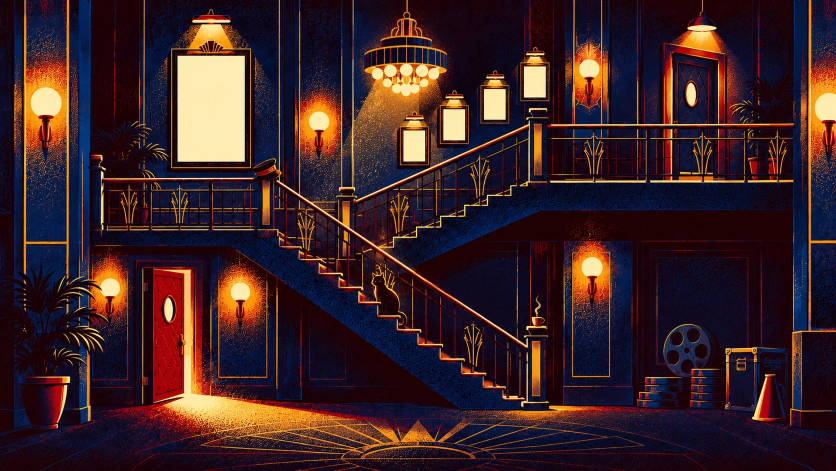
#> input picture assets/backstairs/src/stairs.webp, 1672 x 941 px (shown at 1/2 size)
$ python build_backstairs.py
#> lines starting #> are read from the running program, lines starting #| are printed output that depends on the picture; after the words box and inside, x2 and y2 are one past the last pixel; in counts of white or black regions, pixels touching at a corner belong together
"""Build the staircase between the cinema and the gallery (assets/backstairs/src/stairs.webp).

    python tools/build_backstairs.py

Writes
  assets/scenes/backstairs.webp  the painting, as is
  assets/backstairs/rails.png    everything that stands between him and the viewer once he is on the
                                 stairs: both flights' handrails and balusters, the landings' balustrades
                                 and the newel posts
and prints the blank frames' boxes for js/main.js.
"""
from pathlib import Path
import numpy as np
from PIL import Image
from scipy import ndimage as nd

ROOT = Path(__file__).resolve().parent.parent
a = np.array(Image.open(ROOT / "assets/backstairs/src/stairs.webp").convert("RGB"))
#> a is the input picture: shape (941, 1672, 3); mean R, G, B 59.4, 34.9, 38.2
H, W = a.shape[:2]
#> H = 941; W = 1672
r, g, b = [a[..., i].astype(int) for i in range(3)]
yy, xx = np.mgrid[0:H, 0:W]
metal = (r > 125) & (r - b > 60)                      # brass, lit warm
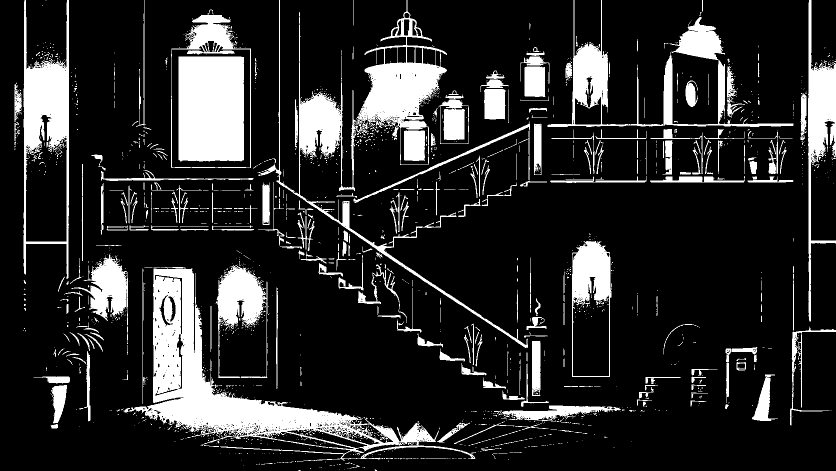
#> metal: shape (941, 1672) bool (shown at 1/2 size); 17% white; 1753 white regions (1411 under 20 px), largest, box (x1, y1, x2, y2) and area: (247, 537, 952, 922) 51292, (517, 0, 1056, 696) 34864, (357, 113, 488, 323) 27347
box = lambda x0, y0, x1, y1: (xx >= x0) & (xx < x1) & (yy >= y0) & (yy < y1)

# handrails: y of the rail's top edge along each flight, and of the steps' noses below it
RAIL1 = lambda x: 360 + 0.67 * (x - 550)              # lower flight (it climbs to the left), x 550..1050
NOSE1 = lambda x: 462 + 0.746 * (x - 550)
RAIL2 = lambda x: 405 - 0.443 * (x - 705)             # upper flight, x 705..1057
NOSE2 = lambda x: 495 - 0.43 * (x - 745)

mask = np.zeros((H, W), bool)
# lower flight: the handrail and everything brass between it and the steps (balusters, the fan panels)
f1 = (xx >= 552) & (xx <= 1050)
mask |= f1 & metal & (yy >= RAIL1(xx) - 8) & (yy < NOSE1(xx) - 16)
#> mask: shape (941, 1672) bool; 0.48% white; 97 white regions (55 under 20 px), largest, box (x1, y1, x2, y2) and area: (553, 358, 1051, 696) 3183, (743, 529, 814, 643) 749, (595, 432, 629, 497) 475
mask &= ~box(736, 538, 808, 652)                      # ...but not the cat sitting on the steps
#> mask: shape (941, 1672) bool; 0.43% white; 94 white regions (52 under 20 px), largest, box (x1, y1, x2, y2) and area: (553, 358, 1051, 696) 3183, (595, 432, 629, 497) 475, (942, 647, 948, 730) 180
# upper flight
f2 = (xx >= 706) & (xx <= 1058)
#> f2: shape (941, 1672) bool; 21.1% white; 1 white region, box (x1, y1, x2, y2) and area: (706, 0, 1059, 941) 332173
mask |= f2 & metal & (yy >= RAIL2(xx) - 8) & (yy < NOSE2(xx) - 6)
#> mask: shape (941, 1672) bool; 0.69% white; 142 white regions (78 under 20 px), largest, box (x1, y1, x2, y2) and area: (553, 358, 1051, 696) 3184, (707, 243, 1059, 406) 2090, (595, 432, 629, 497) 475
# middle landing balustrade, top landing balustrade (the door behind it is lit warm too: there only the rails count)
# (below the handrail only brass counts, so the red door and the plant pots behind stay behind)
brass = metal & (g > 95)
#> brass: shape (941, 1672) bool; 11.5% white; 2429 white regions (2139 under 20 px), largest, box (x1, y1, x2, y2) and area: (357, 113, 488, 323) 27347, (306, 539, 921, 918) 24250, (48, 0, 138, 558) 13444
mask |= box(206, 346, 528, 362) & metal | box(206, 362, 528, 462) & brass
#> mask: shape (941, 1672) bool; 0.93% white; 210 white regions (115 under 20 px), largest, box (x1, y1, x2, y2) and area: (553, 358, 1051, 696) 3184, (707, 243, 1059, 406) 2090, (206, 346, 508, 362) 1043
top = box(1096, 244, 1590, 260) & metal | box(1096, 260, 1590, 364) & brass
#> top: shape (941, 1672) bool; 0.45% white; 64 white regions (29 under 20 px), largest, box (x1, y1, x2, y2) and area: (1096, 244, 1587, 254) 2167, (1301, 258, 1405, 348) 444, (1300, 353, 1404, 364) 431
top &= ~box(1322, 260, 1458, 364) | box(0, 272, W, 280) | box(0, 352, W, 364)
#> top: shape (941, 1672) bool; 0.39% white; 55 white regions (26 under 20 px), largest, box (x1, y1, x2, y2) and area: (1096, 244, 1587, 254) 2167, (1300, 353, 1404, 364) 431, (1408, 352, 1490, 364) 392
mask |= top
#> mask: shape (941, 1672) bool; 1.3% white; 265 white regions (141 under 20 px), largest, box (x1, y1, x2, y2) and area: (553, 358, 1051, 696) 3184, (1096, 244, 1587, 254) 2167, (707, 243, 1059, 406) 2090
mask = nd.binary_closing(mask, iterations=1)
#> mask: shape (941, 1672) bool; 1.4% white; 232 white regions (125 under 20 px), largest, box (x1, y1, x2, y2) and area: (553, 358, 1051, 696) 3311, (1096, 244, 1587, 254) 2185, (707, 243, 1059, 406) 2098
lab, n = nd.label(mask)                               # drop specks (lamp glow on the wall)
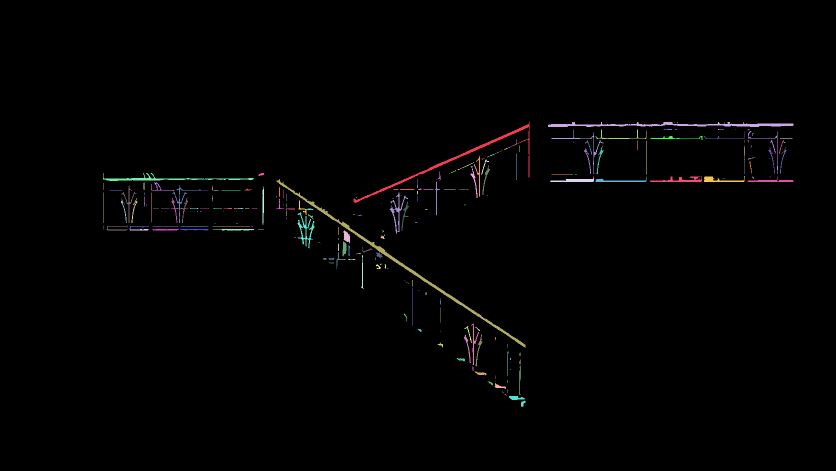
#> lab: shape (941, 1672) int32 (shown at 1/2 size); 295 distinct labels, from 0 to 294; one colour per label, 0 black
#> n = 294
size = nd.sum(mask, lab, range(1, n + 1))
#> size = 294 values, max 3228 at index 91, min 1 at index 2, mean 73.02
mask = np.isin(lab, [i + 1 for i in range(n) if size[i] >= 30])
#> mask: shape (941, 1672) bool; 1.3% white; 84 white regions, largest, box (x1, y1, x2, y2) and area: (553, 358, 1051, 696) 3309, (1096, 244, 1587, 254) 2185, (707, 243, 1059, 406) 2096
# newel posts are solid: bottom of the lower flight (with the coffee cup), its top (with the cap),
# the foot of the upper flight, its top, and the middle landing's far end
for x0, y0, x1, y1 in ((1046, 640, 1094, 818), (526, 318, 556, 470), (676, 372, 708, 512), (1056, 213, 1096, 364), (180, 300, 208, 468)):
    mask |= box(x0, y0, x1, y1)
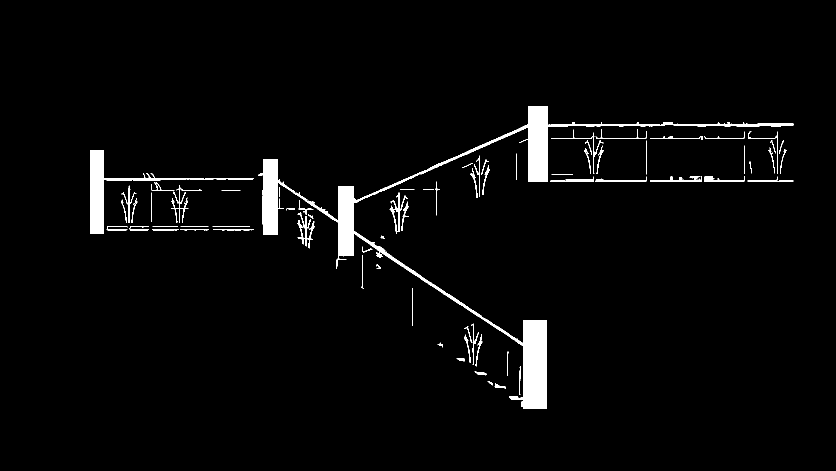
#> mask: shape (941, 1672) bool (shown at 1/2 size); 3% white; 72 white regions, largest, box (x1, y1, x2, y2) and area: (517, 213, 1587, 818) 31164, (180, 300, 508, 468) 5741, (595, 425, 629, 497) 635
mask |= box(508, 318, 568, 352) & (r + g + b > 60)    # the cap's peak
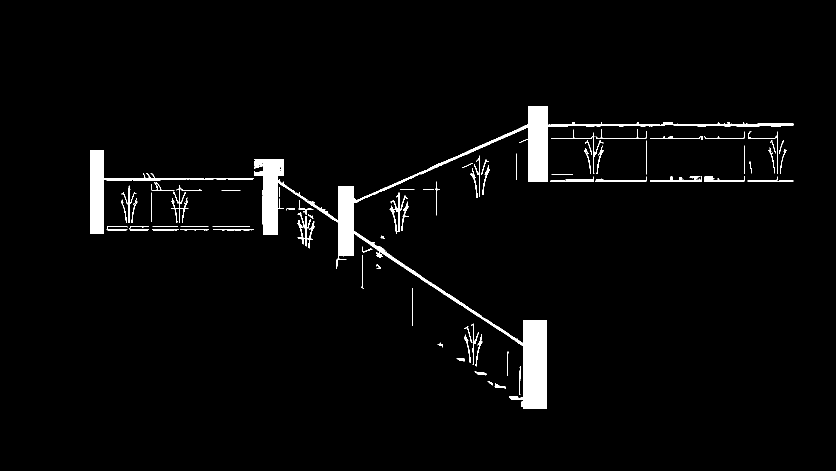
#> mask: shape (941, 1672) bool (shown at 1/2 size); 3% white; 72 white regions, largest, box (x1, y1, x2, y2) and area: (508, 213, 1587, 818) 31895, (180, 300, 508, 468) 5741, (595, 425, 629, 497) 635

alpha = nd.gaussian_filter(mask.astype(float), 0.6).clip(0, 1)
ys, xs = np.nonzero(alpha > 0)
BOX = (int(xs.min()), int(ys.min()), int(xs.max()) + 1, int(ys.max()) + 1)
#> BOX = (178, 211, 1589, 820)
rails = np.dstack([np.where(alpha[..., None] > 0, a, 0), alpha * 255]).astype(np.uint8)
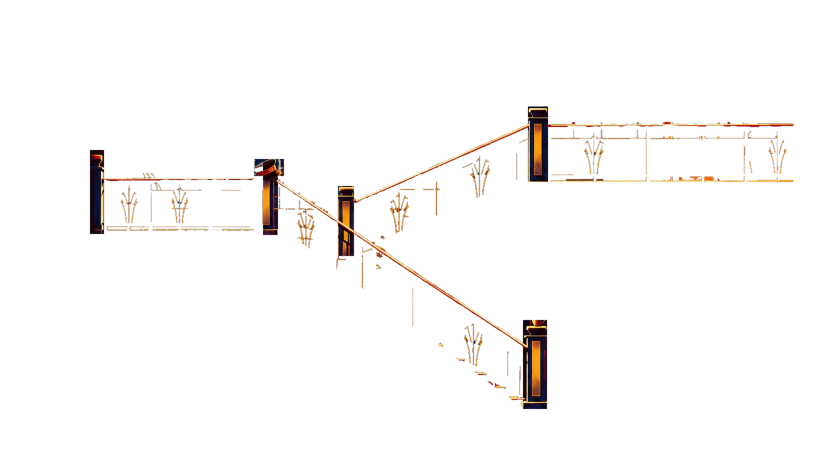
#> rails: shape (941, 1672, 4) (shown at 1/2 size); mean R, G, B, A 5.2, 3.2, 2.1, 7.7; transparent parts drawn white
Image.fromarray(rails).crop(BOX).save(ROOT / "assets/backstairs/rails.png", optimize=True)
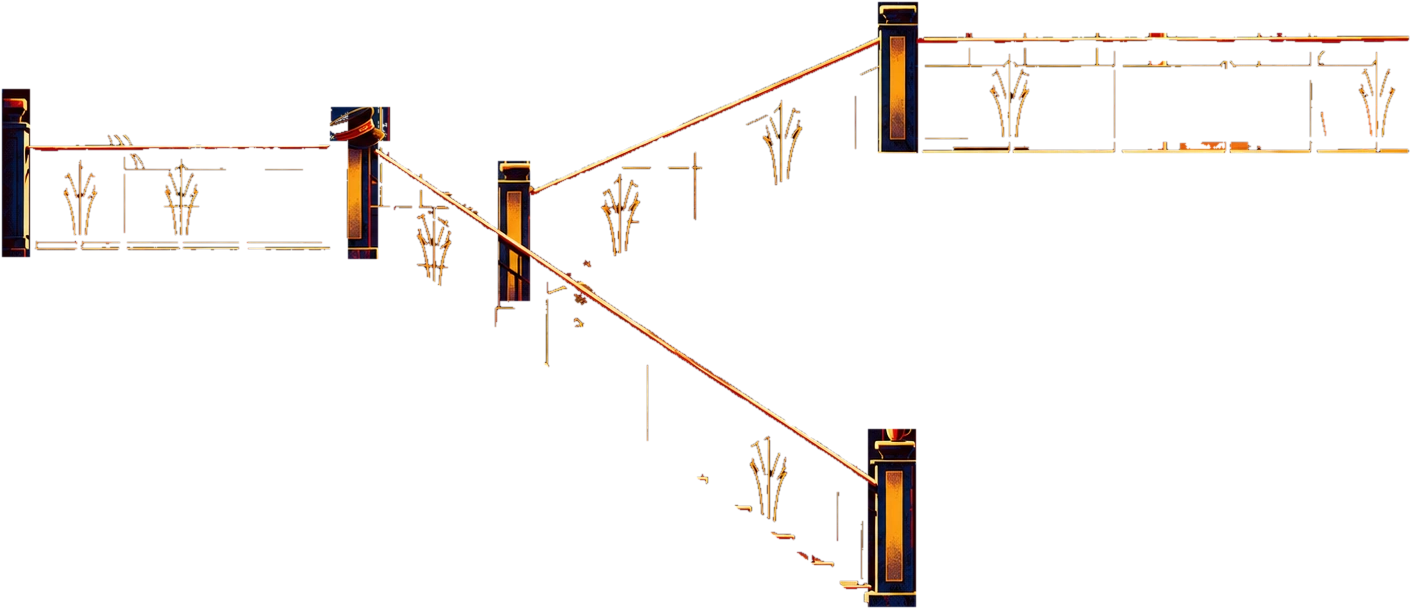
#> saved as rails.png: PIL image 1411x609 RGBA; mean R, G, B, A 9.6, 5.8, 3.8, 14.2; transparent parts drawn white
Image.fromarray(a).save(ROOT / "assets/scenes/backstairs.webp", quality=90, method=6)

cream = nd.binary_opening((r > 232) & (g > 215) & (b > 150), iterations=4)
#> cream: shape (941, 1672) bool; 3.5% white; 25 white regions, largest, box (x1, y1, x2, y2) and area: (356, 112, 489, 323) 28023, (62, 176, 122, 232) 2724, (1048, 133, 1091, 194) 2583
lab, n = nd.label(cream)
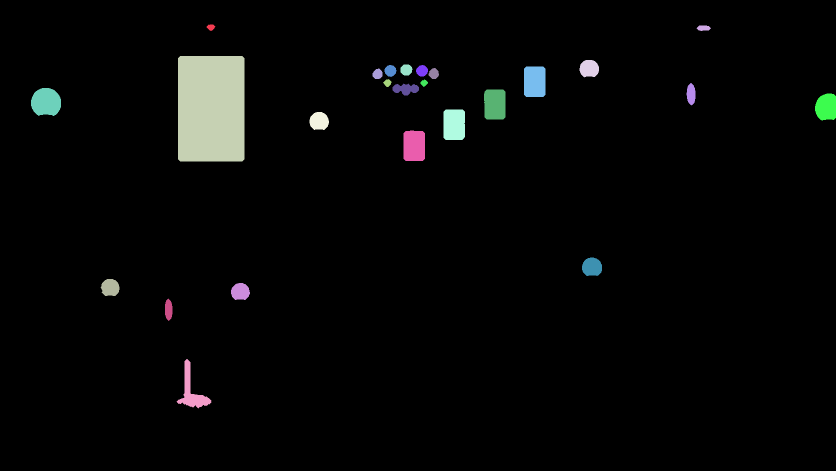
#> lab: shape (941, 1672) int32 (shown at 1/2 size); 26 distinct labels, from 0 to 25; one colour per label, 0 black
#> n = 25
frames = []
for i, sl in enumerate(nd.find_objects(lab)):
    w, h = sl[1].stop - sl[1].start, sl[0].stop - sl[0].start
    if w * h > 2000 and (lab[sl] == i + 1).mean() > 0.9 and 300 < sl[1].start < 1200:
        frames.append([sl[1].start - 1, sl[0].start - 1, w + 2, h + 2])
#> this loop made 25 passes
#> (w, h) on passes 1 to 12: (18, 13), (29, 11), (133, 211), (39, 35), (24, 22), (24, 24), (24, 23), (43, 61), (21, 22), (20, 21), (17, 16), (15, 15)
#> after the loop, frames = [[355, 111, 135, 213], [1047, 132, 45, 63], [967, 178, 45, 62], [886, 218, 45, 63], [806, 260, 45, 63]]
print("blank frames: x, y, w, h =", sorted(frames))
#| blank frames: x, y, w, h = [[355, 111, 135, 213], [806, 260, 45, 63], [886, 218, 45, 63], [967, 178, 45, 62], [1047, 132, 45, 63]]
print("rails box: x, y, w, h =", [BOX[0], BOX[1], BOX[2] - BOX[0], BOX[3] - BOX[1]])
#| rails box: x, y, w, h = [178, 211, 1411, 609]
